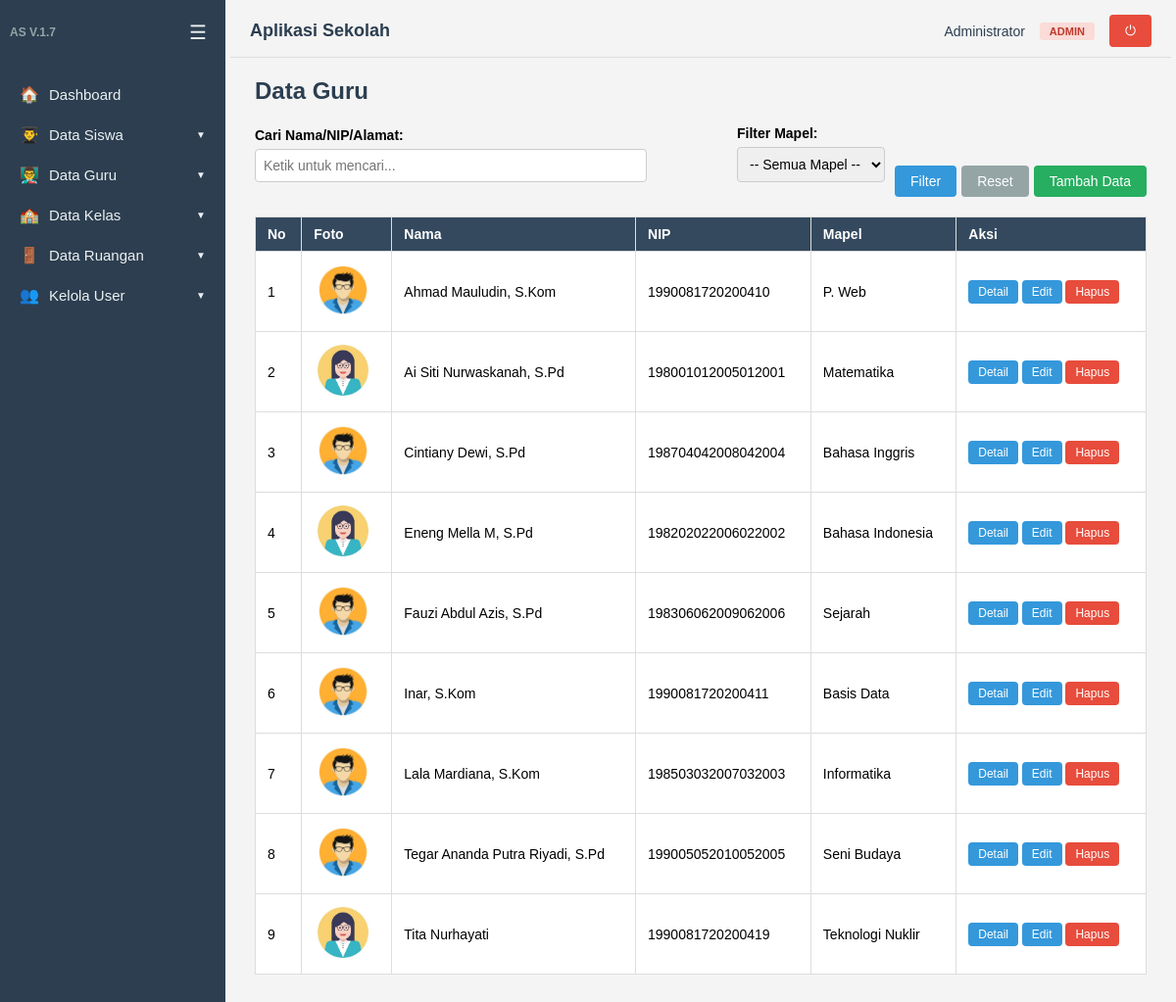
/guru/tampil.php (signed in), run on the app's committed database.
### tables this page shows
CREATE TABLE `dataguru` (
  `id` int(5) NOT NULL,
  `nama` varchar(50) NOT NULL,
  `nip` varchar(20) NOT NULL,
  `mapel` varchar(50) NOT NULL,
  `alamat` varchar(100) DEFAULT NULL,
  `foto` varchar(100) DEFAULT NULL
);

### auth.php (called while the page is built, shortened)
<?php
if (!function_exists('isLoggedIn')) {
    function isLoggedIn()
    {
        return isset($_SESSION['user_id']);
    }
}
if (!function_exists('getCurrentUser')) {
    function getCurrentUser()
    {
        return [
            'id' => $_SESSION['user_id'],
            'username' => $_SESSION['username'],
            'nama_lengkap' => $_SESSION['nama_lengkap'],
            'role' => $_SESSION['role'],
            'id_guru' => $_SESSION['id_guru'] ?? null,
            'id_siswa' => $_SESSION['id_siswa'] ?? null
        ];
    }
}
if (!function_exists('hasRole')) {
    function hasRole($roles)
    {
        $userRole = $_SESSION['role'];
        if (is_array($roles)) {
            return in_array($userRole, $roles);
        }
        return $userRole === $roles;
    }
}
if (!function_exists('getSidebarMenu')) {
    function getSidebarMenu()
    {
        $role = $_SESSION['role'] ?? 'user';
        $menu = [];
        $menu[] = ['url' => BASE_URL . '/index.php', 'icon' => '🏠', 'label' => 'Dashboard', 'roles' => ['admin', 'kepala', 'user']];
        if (in_array($role, ['admin', 'kepala'])) {
            $menu[] = ['url' => BASE_URL . '/siswa/tampil.php', 'icon' => '👨‍🎓', 'label' => 'Data Siswa', 'roles' => ['admin', 'kepala'], 'has_sub' => true];
            $menu[] = ['url' => BASE_URL . '/siswa/tampil.php', 'icon' => '📋', 'label' => 'Lihat Data Siswa', 'roles' => ['admin', 'kepala'], 'sub' => true];
            if ($role === 'admin') {
                $menu[] = ['url' => BASE_URL . '/siswa/index.php', 'icon' => '➕', 'label' => 'Tambah Data Siswa', 'roles' => ['admin'], 'sub' => true];
            }
            $menu[] = ['url' => BASE_URL . '/guru/tampil.php', 'icon' => '👨‍🏫', 'label' => 'Data Guru', 'roles' => ['admin', 'kepala'], 'has_sub' => true];
            $menu[] = ['url' => BASE_URL . '/guru/tampil.php', 'icon' => '📋', 'label' => 'Lihat Data Guru', 'roles' => ['admin', 'kepala'], 'sub' => true];
            if ($role === 'admin') {
                $menu[] = ['url' => BASE_URL . '/guru/index.php', 'icon' => '➕', 'label' => 'Tambah Data Guru', 'roles' => ['admin'], 'sub' => true];
            }
            $menu[] = ['url' => BASE_URL . '/kelas/tampil.php', 'icon' => '🏫', 'label' => 'Data Kelas', 'roles' => ['admin', 'kepala'], 'has_sub' => true];
            $menu[] = ['url' => BASE_URL . '/kelas/tampil.php', 'icon' => '📋', 'label' => 'Lihat Data Kelas', 'roles' => ['admin', 'kepala'], 'sub' => true];
            if ($role === 'admin') {
                $menu[] = ['url' => BASE_URL . '/kelas/index.php', 'icon' => '➕', 'label' => 'Tambah Data Kelas', 'roles' => ['admin'], 'sub' => true];
            }
            $menu[] = ['url' => BASE_URL . '/ruang/tampil.php', 'icon' => '🚪', 'label' => 'Data Ruangan', 'roles' => ['admin', 'kepala'], 'has_sub' => true];
            $menu[] = ['url' => BASE_URL . '/ruang/tampil.php', 'icon' => '📋', 'label' => 'Lihat Data Ruangan', 'roles' => ['admin', 'kepala'], 'sub' => true];
            if ($role === 'admin') {
                $menu[] = ['url' => BASE_URL . '/ruang/index.php', 'icon' => '➕', 'label' => 'Tambah Data Ruangan', 'roles' => ['admin'], 'sub' => true];
            }
            if ($role === 'admin') {
                $menu[] = ['url' => BASE_URL . '/user/tampil.php', 'icon' => '👥', 'label' => 'Kelola User', 'roles' => ['admin'], 'has_sub' => true];
                $menu[] = ['url' => BASE_URL . '/user/tampil.php', 'icon' => '📋', 'label' => 'Lihat User', 'roles' => ['admin'], 'sub' => true];
                $menu[] = ['url' => BASE_URL . '/user/index.php', 'icon' => '➕', 'label' => 'Tambah User', 'roles' => ['admin'], 'sub' => true];
            }
        } else {
            $menu[] = ['url' => BASE_URL . '/profile.php', 'icon' => '👤', 'label' => 'Profil Saya', 'roles' => ['user']];
        }
        return array_filter($menu, function ($item) use ($role) {
            if (isset($item['header'])) return true;
            return in_array($role, $item['roles'] ?? []);
        });
    }
}

### guru/tampil.php (the view, shortened to what this page needs)
<?php
include dirname(__DIR__) . '/auth.php';
$perPage = 10;
$page = isset($_GET['page']) ? max(1, (int)$_GET['page']) : 1;
$search = isset($_GET['search']) ? mysqli_real_escape_string($koneksi, $_GET['search']) : '';
$where = "WHERE 1=1";
$offset = ($page - 1) * $perPage;
$query = "SELECT * FROM dataguru $where ORDER BY nama LIMIT $perPage OFFSET $offset";
$data = mysqli_query($koneksi, $query);
include dirname(__DIR__) . '/layout/header.php';
?>
<h2>Data Guru</h2>
<form method="GET" style="margin-bottom: 20px; display: flex; gap: 10px; flex-wrap: wrap; align-items: end;">
    <div style="flex: 1; min-width: 200px;">
        <label>Cari Nama/NIP/Alamat:</label><br>
        <input type="text" name="search" value="<?= htmlspecialchars($search) ?>" placeholder="Ketik untuk mencari...">
    </div>
    <div style="min-width: 150px;">
        <label>Filter Mapel:</label><br>
        <select name="mapel">
            <option value="">-- Semua Mapel --</option>
        </select>
    </div>
    <?php if (hasRole('admin')): ?>
    <div style="display: flex; flex-direction: column;">
        <div style="display: flex; gap: 5px;">
            <button class="btn" type="submit">Filter</button>
            <a class="btn" href="tampil.php" style="background:#95a5a6;">Reset</a>
            <a class="btn btn-success" href="index.php">Tambah Data</a>
        </div>
    </div>
    <?php endif; ?>
</form>
<table>
    <tr>
        <th>No</th>
        <th>Foto</th>
        <th>Nama</th>
        <th>NIP</th>
        <th>Mapel</th>
        <th>Aksi</th>
    </tr>
    <?php
    $no = $offset + 1;
    if (mysqli_num_rows($data) === 0) : ?>
        <tr>
            <td colspan="6" style="text-align:center; padding:20px;">Tidak ada data</td>
        </tr>
    <?php else: ?>
        <?php while ($row = mysqli_fetch_assoc($data)) : ?>
            <tr>
                <td><?= $no++; ?></td>
                <td>
                    <img src="<?= BASE_URL; ?>/uploads/foto_guru/<?= $row['foto'] ?>" width="60" style="border-radius:4px;">
                </td>
                <td><?= htmlspecialchars($row['nama']) ?></td>
                <td><?= htmlspecialchars($row['nip']) ?></td>
                <td><?= htmlspecialchars($row['mapel']) ?></td>
                <td>
                    <a class="btn" href="detail.php?id=<?= $row['id'] ?>" style="padding:5px 10px; font-size:12px;">Detail</a>
                    <?php if (hasRole('admin')): ?>
                    <a class="btn" href="edit.php?id=<?= $row['id'] ?>" style="padding:5px 10px; font-size:12px;">Edit</a>
                    <a class="btn btn-danger" href="hapus.php?id=<?= $row['id'] ?>" onclick="return confirm('Yakin ingin menghapus?')" style="padding:5px 10px; font-size:12px;">Hapus</a>
                    <?php endif; ?>
                </td>
            </tr>
        <?php endwhile; ?>
    <?php endif; ?>
</table>
<?php include dirname(__DIR__) . '/layout/footer.php'; ?>

### layout/header.php (shortened to what this page needs)
<?php
include dirname(__DIR__) . '/auth.php';
$user = getCurrentUser();
$sidebarMenu = getSidebarMenu();
?>
<!DOCTYPE html>
<html lang="id">
<head>
</head>
<body>
    <aside class="sidebar" id="sidebar">
        <div class="sidebar-header">
            <span class="sidebar-version"> AS V.1.7</span>
            <button class="sidebar-toggle" id="sidebarToggle" title="Tutup/Buka Menu">☰</button>
        </div>
        <ul>
            <?php foreach ($sidebarMenu as $item): ?>
                <?php if (isset($item['header'])): ?>
                    <li class="sidebar-menu-header"><?= htmlspecialchars($item['header']) ?></li>
                    <li>
                        <div class="sidebar-header-divider"></div>
                    </li>
                <?php else: ?>
                    <?php
                    $cssClass = '';
                    if (isset($item['has_sub'])) $cssClass .= ' has-sub';
                    if (isset($item['sub'])) $cssClass .= ' sub';
                    $active = '';
                    $currentPage = basename($_SERVER['PHP_SELF']);
                    $currentDir = basename(dirname($_SERVER['PHP_SELF']));
                    $itemPage = basename($item['url']);
                    if (
                        $currentPage === $itemPage ||
                        ($currentDir === 'siswa' && strpos($item['url'], 'siswa') !== false) ||
                        ($currentDir === 'guru' && strpos($item['url'], 'guru') !== false) ||
                        ($currentDir === 'kelas' && strpos($item['url'], 'kelas') !== false) ||
                        ($currentDir === 'ruang' && strpos($item['url'], 'ruang') !== false)
                    ) {
                        $active = ' active';
                    }
                    ?>
                    <li class="<?= $cssClass . $active ?>">
                        <a href="<?= $item['url'] ?>">
                            <span class="icon"><?= $item['icon'] ?></span>
                            <span class="sidebar-menu-text"><?= htmlspecialchars($item['label']) ?></span>
                        </a>
                    </li>
                <?php endif; ?>
            <?php endforeach; ?>
        </ul>
    </aside>
    <main class="content" id="content">
        <?php if ($user): ?>
            <div class="top-bar">
                <div class="top-bar-left">
                    <h1 class="top-app-title">Aplikasi Sekolah</h1>
                </div>
                <div class="top-bar-right">
                    <span class="top-user-name"><?= htmlspecialchars($user['nama_lengkap']) ?></span>
                    <span class="top-user-role <?= $user['role'] ?>">
                        <?php
                        $roleLabels = ['admin' => 'Admin', 'kepala' => 'Kepala Sekolah', 'user' => 'User'];
                        echo $roleLabels[$user['role']] ?? ucfirst($user['role']);
                        ?>
                    </span>
                    <form method="POST" action="<?= BASE_URL; ?>/logout.php" style="margin: 0;">
                        <button type="submit" class="btn btn-danger btn-sm" title="Logout">⏻</button>
                    </form>
                </div>
            </div>
        <?php endif; ?>

### layout/footer.php
</main>
</body>
</html>

### layout/header.php (style rules this page uses)
* { box-sizing: border-box; margin: 0; padding: 0; }
body { font-family: Arial, Helvetica, sans-serif; background: #f4f4f4; display: flex; min-height: 100vh; }
.sidebar { width: 230px; background: #2c3e50; color: #fff; position: fixed; top: 0; left: 0; height: 100%; overflow-y: auto; transition: width 0.3s ease, transform 0.3s ease; z-index: 1000; }
.sidebar-header { display: flex; justify-content: space-between; align-items: center; padding: 15px 10px; }
.sidebar-version { font-size: 12px; color: #95a5a6; font-weight: 600; white-space: nowrap; }
.sidebar-toggle { background: transparent; color: #ecf0f1; border: none; border-radius: 4px; width: 36px; height: 36px; cursor: pointer; display: flex; align-items: center; justify-content: center; font-size: 20px; line-height: 1; transition: background 0.2s; flex-shrink: 0; }
.sidebar ul { list-style: none; padding: 10px 0; }
.sidebar ul li a { display: flex; align-items: center; padding: 11px 20px; color: #ecf0f1; text-decoration: none; font-size: 15px; white-space: nowrap; overflow: hidden; }
.sidebar ul li a .icon { margin-right: 10px; font-size: 16px; width: 20px; text-align: center; flex-shrink: 0; }
.sidebar ul li.has-sub>a::after { content: ' ▼'; margin-left: auto; font-size: 10px; transition: transform 0.2s; }
.top-bar { display: flex; justify-content: space-between; align-items: center; padding: 10px 20px; background: #f4f4f4; border-bottom: 1px solid #ddd; margin: -25px -25px 20px -25px; }
.top-bar-left { flex: 1; }
.top-bar-right { display: flex; align-items: center; gap: 15px; }
.top-user-name { font-weight: 500; color: #2c3e50; font-size: 14px; }
.top-user-role { font-size: 11px; padding: 3px 10px; border-radius: 3px; text-transform: uppercase; font-weight: bold; }
.top-user-role.admin { background: #fadbd8; color: #c0392b; }
.top-app-title { margin: 0; font-size: 18px; font-weight: 600; color: #2c3e50; }
.btn-sm { padding: 6px 12px; font-size: 12px; }
.content { margin-left: 230px; padding: 30px; flex: 1; transition: margin-left 0.3s ease; }
h2 { margin-bottom: 20px; color: #2c3e50; }
table { border-collapse: collapse; width: 100%; background: #fff; margin-bottom: 15px; }
table th, table td { border: 1px solid #ddd; padding: 9px 12px; text-align: left; font-size: 14px; }
table th { background: #34495e; color: #fff; }
label { font-weight: bold; font-size: 14px; }
input[type=text], input[type=date], input[type=number], input[type=file], select { padding: 8px; width: 100%; max-width: 400px; margin: 5px 0 15px; border: 1px solid #ccc; border-radius: 4px; font-size: 14px; }
.btn { display: inline-block; background: #3498db; color: #fff; border: 0; padding: 8px 16px; border-radius: 4px; cursor: pointer; text-decoration: none; font-size: 14px; }
.btn-danger { background: #e74c3c; }
.btn-success { background: #27ae60; }

### data on the page
dataguru: foto (picture), nama "Ahmad Mauludin, S.Kom", nip "1990081720200410", mapel "P. Web"
dataguru: foto (picture), nama "Ai Siti Nurwaskanah, S.Pd", nip "198001012005012001", mapel "Matematika"
dataguru: foto (picture), nama "Cintiany Dewi, S.Pd", nip "198704042008042004", mapel "Bahasa Inggris"
dataguru: foto (picture), nama "Eneng Mella M, S.Pd", nip "198202022006022002", mapel "Bahasa Indonesia"
dataguru: foto (picture), nama "Fauzi Abdul Azis, S.Pd", nip "198306062009062006", mapel "Sejarah"
dataguru: foto (picture), nama "Inar, S.Kom", nip "1990081720200411", mapel "Basis Data"
dataguru: foto (picture), nama "Lala Mardiana, S.Kom", nip "198503032007032003", mapel "Informatika"
dataguru: foto (picture), nama "Tegar Ananda Putra Riyadi, S.Pd", nip "199005052010052005", mapel "Seni Budaya"
dataguru: foto (picture), nama "Tita Nurhayati", nip "1990081720200419", mapel "Teknologi Nuklir"

### other printed values
$item['icon'] "🏠"
$item['label'] "Dashboard"
$item['icon'] "👨‍🎓"
$item['label'] "Data Siswa"
$item['icon'] "👨‍🏫"
$item['label'] "Data Guru"
$item['icon'] "🏫"
$item['label'] "Data Kelas"
$item['icon'] "🚪"
$item['label'] "Data Ruangan"
$item['icon'] "👥"
$item['label'] "Kelola User"
$user['nama_lengkap'] "Administrator"
$roleLabels[$user['role']] "ADMIN"
